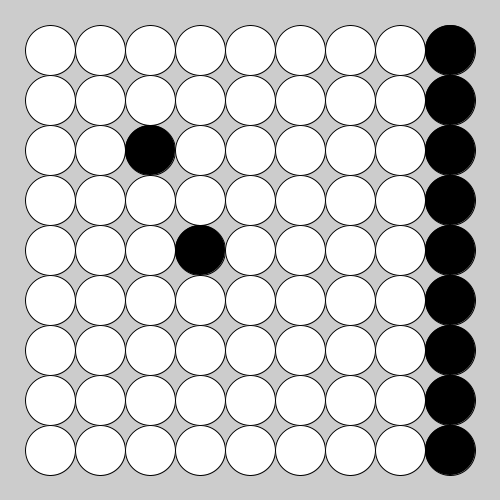
Frame 1 (no input)
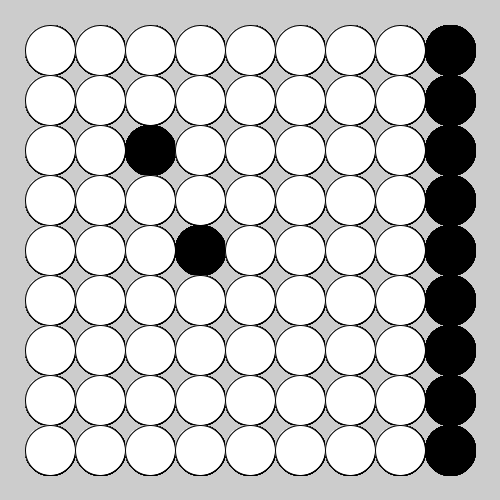
Frame 60 (the mouse pressed at the canvas centre just before this capture)
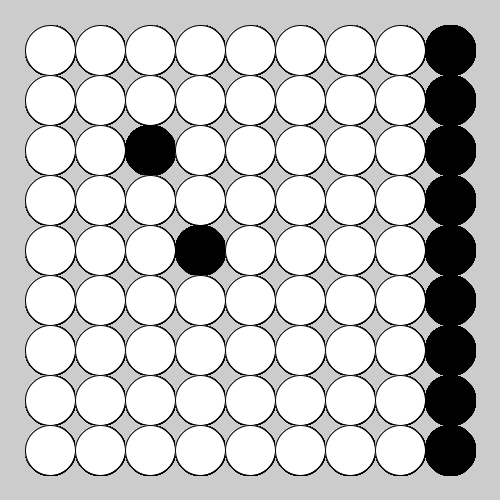
Frame 120 (the mouse held since frame 60 and released just before this capture)

The Processing sketch that drew these frames (run headless with seeded random() and noise(); from frame 60 on, the mouse is pressed at the canvas centre):

// Processing sketch: week04_4_for_for_int_____
// ── week04_4_for_for_int_____.pde
void setup(){
  size(500,500);
}
int [][]go={
  {0,0,0,0,0,0,0,0,1},
  {0,0,0,0,0,0,0,0,1},
  {0,0,1,0,0,0,0,0,1},
  {0,0,0,0,0,0,0,0,1},
  {0,0,0,1,0,0,0,0,1},
  {0,0,0,0,0,0,0,0,1},
  {0,0,0,0,0,0,0,0,1},
  {0,0,0,0,0,0,0,0,1},
  {0,0,0,0,0,0,0,0,1},
};
void draw(){
  for(int i=0;i<9;i++)
    for(int j=0;j<9;j++){
      if(go[i][j]==1)fill(0);
      else fill(255);
      ellipse(50+j*50,50+i*50,50,50);
    }
}
